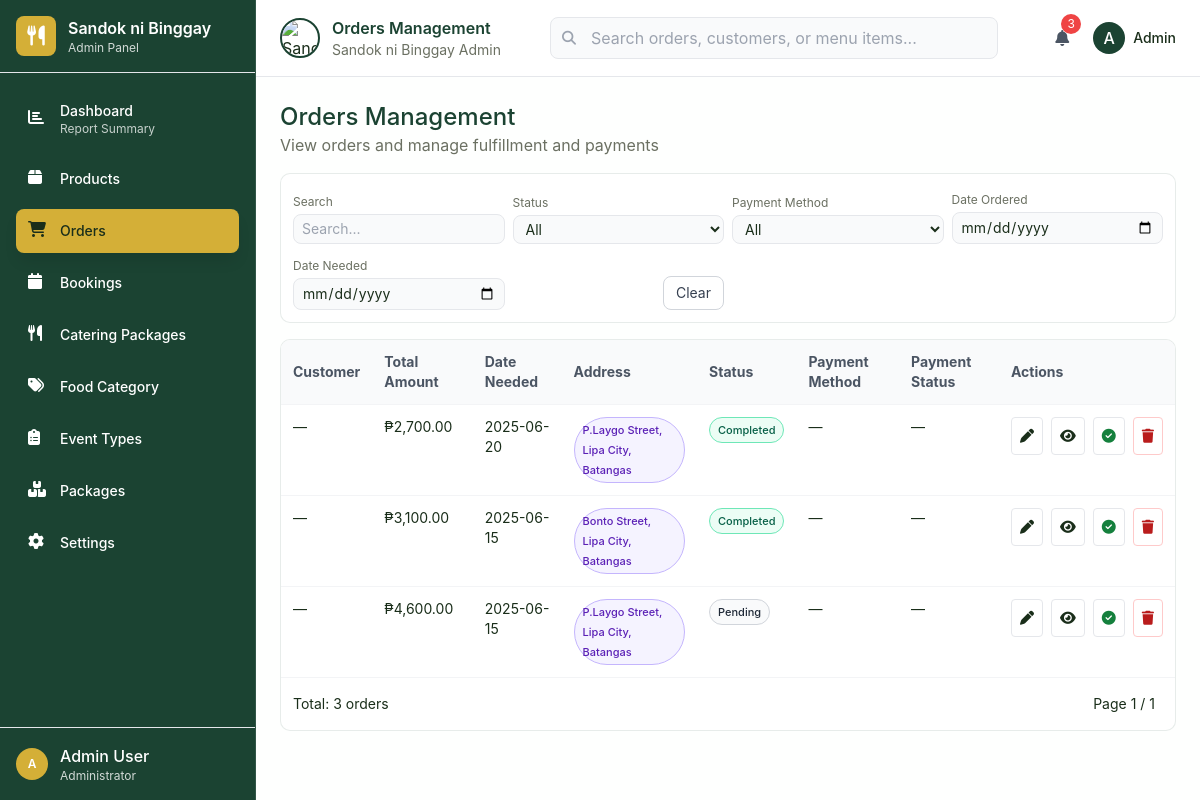
Screenshot of /admin/admin.php?section=orders with the database file from the repository.
### tables this page shows
CREATE TABLE `orders` (
  `order_id` int(11) NOT NULL,
  `user_id` int(11) DEFAULT NULL,
  `order_date` timestamp NOT NULL DEFAULT current_timestamp(),
  `order_status` enum('pending','in progress','completed','canceled') DEFAULT NULL,
  `order_amount` decimal(10,2) NOT NULL,
  `order_needed` date NOT NULL,
  `created_at` timestamp NOT NULL DEFAULT current_timestamp(),
  `updated_at` timestamp NOT NULL DEFAULT current_timestamp() ON UPDATE current_timestamp()
);

### admin/admin.php (the view, shortened to what the rows shown need)
<!DOCTYPE html>
<html lang="en">
<head>
    <?php
        $db = new database();
    $section = $_GET['section'] ?? '';
    $section = is_string($section) ? strtolower($section) : '';
    ?>
    <script src="https://cdn.tailwindcss.com"></script>
    <link href="https://cdnjs.cloudflare.com/ajax/libs/font-awesome/6.4.0/css/all.min.css" rel="stylesheet">
</head>
<body class="h-screen overflow-hidden">
    <div class="flex h-full">
        <div class="flex-1 flex flex-col">
            <header class="bg-white border-b border-gray-200 px-6 py-4">
                <div class="flex items-center justify-between">
                    <div class="flex items-center gap-4">
                        <div class="flex items-center gap-3">
                            <div>
                                <h2 id="page-title" class="text-primary font-semibold"><?php
                                    $titleMap = [
                                        'dashboard' => 'Dashboard',
                                        'products' => 'Products Management',
                                        'orders' => 'Orders Management',
                                        'bookings' => 'Bookings Management',
                                        'catering' => 'Catering Packages',
                                        'categories' => 'Food Categories',
                                        'eventtypes' => 'Event Types',
                                        'packages' => 'Packages',
                                        'settings' => 'Settings'
                                    ];
                                    echo $titleMap[$section] ?? 'Dashboard';
                                ?></h2>
                            </div>
                        </div>
                    </div>
                </div>
            </header>
            <main class="flex-1 overflow-y-auto">
                <?php
                $orders = [];
                if ($section === 'orders') {
                    try {
                        $pdo = $db->opencon();
                        $opage = isset($_GET['page']) ? max(1, (int)$_GET['page']) : 1;
                        $olimit = 10;
                        $ooffset = ($opage - 1) * $olimit;
                        $owhere = [];
                        $oparams = [];
            $owsql = $owhere ? ('WHERE '.implode(' AND ', $owhere)) : '';
            $joinPay = "LEFT JOIN ( SELECT p1.* FROM payments p1 JOIN (SELECT order_id, MAX(pay_id) AS max_pid FROM payments GROUP BY order_id) t ON t.max_pid = p1.pay_id ) pay ON pay.order_id=o.order_id";
            $sql = "SELECT o.*, u.user_fn, u.user_ln, oa.oa_street, oa.oa_city, oa.oa_province, pay.pay_method, pay.pay_status
                                FROM orders o
                                LEFT JOIN users u ON u.user_id=o.user_id
                                LEFT JOIN orderaddress oa ON oa.order_id=o.order_id
                $joinPay
                                $owsql
                                ORDER BY o.order_date DESC
                                LIMIT $olimit OFFSET $ooffset";
                        $stmt = $pdo->prepare($sql);
                        $stmt->execute($oparams);
                        $orows = $stmt->fetchAll(PDO::FETCH_ASSOC);
                        $ids = array_column($orows, 'order_id');
                        $itemsByOrder = [];
                        if ($ids) {
                            $in = implode(',', array_fill(0, count($ids), '?'));
                            $sti = $pdo->prepare("SELECT oi.order_id, oi.oi_quantity, oi.oi_price, m.menu_name FROM orderitems oi LEFT JOIN menu m ON m.menu_id=oi.menu_id WHERE oi.order_id IN ($in)");
                            $sti->execute($ids);
                            while ($it = $sti->fetch(PDO::FETCH_ASSOC)) {
                                $oidx = (int)$it['order_id'];
                                if (!isset($itemsByOrder[$oidx])) { $itemsByOrder[$oidx] = []; }
                                $itemsByOrder[$oidx][] = $it;
                            }
                        }
                        foreach ($orows as $r) {
                            $oidx = (int)$r['order_id'];
                            $r['items'] = $itemsByOrder[$oidx] ?? [];
                            $orders[] = $r;
                        }
                    } catch (Throwable $e) {
                        $orders = []; $ordersCount = 0;
                    }
                }
                function ord_chip_base(){ return 'inline-flex items-center px-2 py-0.5 rounded-full border text-[11px] font-medium'; }
                function ord_addr_chip(){ return 'bg-violet-50 border-violet-300 text-violet-800'; }
                function ord_status_chip($s){ $n=strtolower(trim((string)$s)); if($n==='completed')return 'bg-emerald-50 border-emerald-300 text-emerald-800'; return 'bg-gray-50 border-gray-300 text-gray-800'; }
                ?>
                <div id="orders-content" class="section-content <?php echo ($section === 'orders') ? '' : 'hidden '; ?>p-6">
                    <div class="flex items-center justify-between mb-4">
                        <div>
                            <h2 class="text-2xl font-medium text-primary">Orders Management</h2>
                        </div>
                    </div>
                    <div id="orders-table" class="card overflow-hidden">
                        <div class="overflow-x-auto">
                            <table class="min-w-full text-sm">
                                <thead class="bg-gray-50 text-gray-600">
                                    <tr>
                                        <th class="text-left p-3">Customer</th>
                                        <th class="text-left p-3">Total Amount</th>
                                        <th class="text-left p-3">Date Needed</th>
                                        <th class="text-left p-3">Address</th>
                                        <th class="text-left p-3">Status</th>
                                        <th class="text-left p-3">Payment Method</th>
                                        <th class="text-left p-3">Payment Status</th>
                                        <th class="text-left p-3">Actions</th>
                                    </tr>
                                </thead>
                                <tbody>
                                    <?php if (!empty($orders)): ?>
                                        <?php foreach ($orders as $o): ?>
                                            <?php
                                                $fullname = trim(($o['user_fn'] ?? '').' '.($o['user_ln'] ?? ''));
                                                $addrParts = array_filter([$o['oa_street'] ?? '', $o['oa_city'] ?? '', $o['oa_province'] ?? '']);
                                                $addr = $addrParts ? implode(', ', $addrParts) : '—';
                                                $pay = ($o['pay_method'] ? '<span class="'.ord_chip_base().' '.ord_method_chip($o['pay_method']).'">'.htmlspecialchars($o['pay_method']).'</span>' : '—');
                                            ?>
                                            <tr class="border-t border-gray-100 hover:bg-gray-50 align-top">
                                                <td class="p-3"><?= htmlspecialchars($fullname ?: '—') ?></td>
                                                <td class="p-3">₱<?= number_format((float)($o['order_amount'] ?? 0), 2) ?></td>
                                                <td class="p-3"><?= htmlspecialchars($o['order_needed'] ?? '') ?></td>
                                                <td class="p-3"><?php if($addr && $addr!=='—'){ ?><span class="<?= ord_chip_base().' '.ord_addr_chip(); ?>" title="<?= htmlspecialchars($addr) ?>"><?= htmlspecialchars($addr) ?></span><?php } else { echo '—'; } ?></td>
                                                <td class="p-3">
                                                    <span class="<?= ord_chip_base().' '.ord_status_chip($o['order_status'] ?? ''); ?>"><?= htmlspecialchars(ucfirst($o['order_status'] ?? 'pending')) ?></span>
                                                </td>
                                                <td class="p-3 whitespace-nowrap"><?= $pay ?></td>
                                                <td class="p-3"><?php $ps = trim((string)($o['pay_status'] ?? '')); echo $ps!==''?('<span class="'.ord_chip_base().' '.ord_pay_status_chip($ps).'">'.htmlspecialchars($ps).'</span>'):'—'; ?></td>
                                                <td class="p-3 whitespace-nowrap">
                                                    <div class="flex items-center gap-2">
                                                        <button type="button" class="p-2 rounded border border-gray-200 hover:bg-gray-50" title="Edit" aria-label="Edit" data-edit-order="<?= (int)$o['order_id'] ?>">
                                                            <i class="fas fa-pen"></i>
                                                        </button>
                                                        <button type="button" class="p-2 rounded border border-gray-200 hover:bg-gray-50" title="View Order" aria-label="View Order" data-view-order="<?= (int)$o['order_id'] ?>">
                                                            <i class="fas fa-eye"></i>
                                                        </button>
                                                        <button type="button" class="p-2 rounded border border-gray-200 hover:bg-gray-50 text-green-700" title="Mark Paid" aria-label="Mark Paid" data-paid-order="<?= (int)$o['order_id'] ?>">
                                                            <i class="fas fa-circle-check"></i>
                                                        </button>
                                                        <button type="button" class="p-2 rounded border border-red-200 text-red-700 hover:bg-red-50" title="Delete" aria-label="Delete" data-delete-order="<?= (int)$o['order_id'] ?>">
                                                            <i class="fas fa-trash"></i>
                                                        </button>
                                                    </div>
                                                </td>
                                            </tr>
                                        <?php endforeach; ?>
                                    <?php else: ?>
                                        <tr>
                                            <td colspan="8" class="p-6 text-center text-muted-foreground">No orders found.</td>
                                        </tr>
                                    <?php endif; ?>
                                </tbody>
                            </table>
                        </div>
                    </div>
                </div>
            </main>
        </div>
    </div>
</body>
</html>

### rows the page displays
orders: fullname "—", order_amount "2,700.00", order_needed "2025-06-20", addr "P.Laygo Street, Lipa City, Batangas", order_status "Completed"
orders: fullname "—", order_amount "3,100.00", order_needed "2025-06-15", addr "Bonto Street, Lipa City, Batangas", order_status "Completed"
orders: fullname "—", order_amount "4,600.00", order_needed "2025-06-15", addr "P.Laygo Street, Lipa City, Batangas", order_status "Pending"

### other values shown
$titleMap[$section] "Orders Management"
$ordersCount "3"
$opage "1"
$ototalPages "1"
form field pay_method "All"
